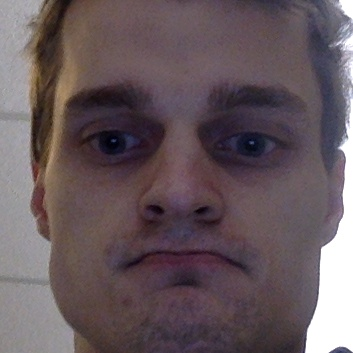
#> input picture cv2_data/face_recog/training_data/s1/img0.jpg, 353 x 353 px, given in place of the camera
$ python take_face_data.py   (older library calls are emulated)
#> lines starting #> are read from the running program, lines starting #| are printed output that depends on the picture
import cv2
import imutils

face_cascade = cv2.CascadeClassifier('./cv2_data/haar_cascades/haarcascade_frontalface_default.xml')

# [82 lines left out: functions detect_face, recognize_face, draw_faces, save_faces, put_label_on_face, not called in this run]

def background_subtraction(previous_frame, frame_resized_grayscale, min_area):
    """
    This function returns 1 for the frames in which the area
    after subtraction with previous frame is greater than minimum area
    defined.
    Thus expensive computation of human detection face detection
    and face recognition is not done on all the frames.
    Only the frames undergoing significant amount of change (which is controlled min_area)
    are processed for detection and recognition.
    """
    frameDelta = cv2.absdiff(previous_frame, frame_resized_grayscale)
    thresh = cv2.threshold(frameDelta, 25, 255, cv2.THRESH_BINARY)[1]
    thresh = cv2.dilate(thresh, None, iterations=2)
    im2, cnts, hierarchy = cv2.findContours(thresh.copy(), cv2.RETR_EXTERNAL, cv2.CHAIN_APPROX_SIMPLE)
    temp=0
    for c in cnts:
        # if the contour is too small, ignore it
        if cv2.contourArea(c) > min_area:
            temp=1
    return temp

def run_camera():
    camera = cv2.VideoCapture(0)

    cv2.namedWindow('', 0)
    _, frame = camera.read()
#> frame is the input picture: shape (353, 353, 3); mean B, G, R 92.9, 88, 102.2
    height, width, _ = frame.shape
#> height = 353; width = 353
    cv2.resizeWindow('', width, height)
    frame_grayscale = cv2.cvtColor(frame, cv2.COLOR_BGR2GRAY)
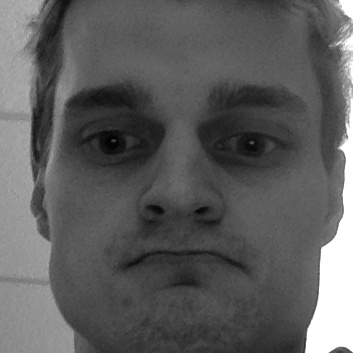
#> frame_grayscale: shape (353, 353); min 1, max 255, mean 92.8
    i = 0
    while camera.isOpened():
        _, current_frame = camera.read()

        if current_frame is None:
            print ('\nEnd of Video')
            break

        previous_frame = frame_grayscale
        frame_grayscale = cv2.cvtColor(current_frame, cv2.COLOR_BGR2GRAY)
        out_frame = current_frame

        #Face Detection Code
        min_area=(3000/800)*current_frame.shape[1]
#> min_area = 1323.8
        frame_grayscale = cv2.cvtColor(current_frame, cv2.COLOR_BGR2GRAY)
        temp = background_subtraction(previous_frame, frame_grayscale, min_area)
#> in background_subtraction, `frameDelta = cv2.absdiff(previous_frame, frame_resized_grayscale)`: frameDelta: shape (353, 353); every value is 0
#> in background_subtraction, `im2, cnts, hierarchy = cv2.findContours(thresh.copy(), cv2.RETR_EXTERN..`: cnts = []
#> temp = 0
        if temp==1:
            faces = detect_face(frame_grayscale)
            if len(faces) > 0:
                i = save_faces(current_frame, faces, i) + 1
                frame_face_processed = draw_faces(out_frame, faces)

        cv2.imshow('', out_frame)
        choice = cv2.waitKey(1)
#> (key Esc is pressed here)
        if choice == 27:
            break

if __name__ == '__main__':
    run_camera()

$ run again, on cv2_data/face_recog/training_data/s1/img10.jpg
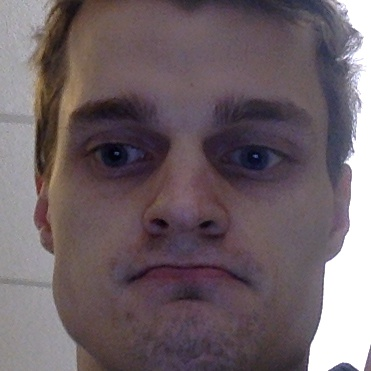
#> input picture cv2_data/face_recog/training_data/s1/img10.jpg, 371 x 371 px, given in place of the camera
#> in run_camera, frame is the input picture: shape (371, 371, 3); mean B, G, R 102.6, 97, 110.4
#> in run_camera, `frame_grayscale = cv2.cvtColor(frame, cv2.COLOR_BGR2GRAY)`:
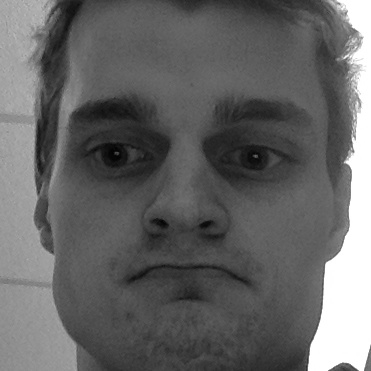
#> frame_grayscale: shape (371, 371); min 1, max 255, mean 101.7
#> frameDelta: shape (371, 371); every value is 0
#> cnts = []
#> temp = 0

$ run again, on cv2_data/face_recog/training_data/s1/img102.jpg
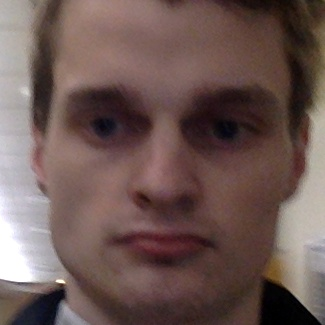
#> input picture cv2_data/face_recog/training_data/s1/img102.jpg, 325 x 325 px, given in place of the camera
#> in run_camera, frame is the input picture: shape (325, 325, 3); mean B, G, R 83.7, 87.8, 109.2
#> in run_camera, `frame_grayscale = cv2.cvtColor(frame, cv2.COLOR_BGR2GRAY)`:
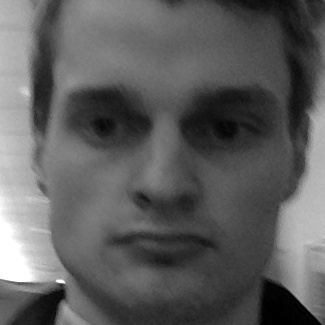
#> frame_grayscale: shape (325, 325); min 0, max 255, mean 93.7
#> frameDelta: shape (325, 325); every value is 0
#> cnts = []
#> temp = 0
